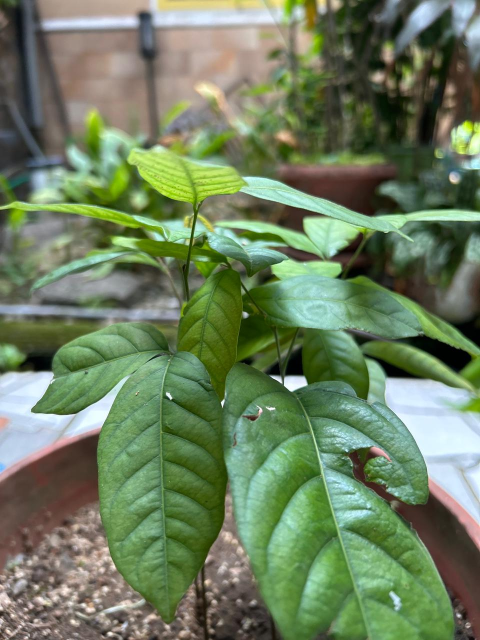
#> input picture foto1.jpg, 960 x 1280 px (shown at 1/2 size)
$ python main.py   (older library calls are emulated)
#> lines starting #> are read from the running program, lines starting #| are printed output that depends on the picture; after the words box and inside, x2 and y2 are one past the last pixel; in counts of white or black regions, pixels touching at a corner belong together
import cv2
import numpy as np
import matplotlib.pyplot as plt
from sklearn.cluster import KMeans
import os

# =========================================================================
# 1. KONFIGURASI DATASET (Minimal 5 Gambar Daun dari Kamera HP)
# =========================================================================
# Pastikan kamu memiliki 5 foto ini di dalam folder yang sama dengan skrip kode ini
image_paths = ['foto1.jpg', 'foto2.jpg', 'foto3.jpg', 'foto4.jpg', 'foto5.jpg']

# Membuat direktori penyimpanan khusus untuk hasil eksplorasi laporan
os.makedirs('hasil_proses', exist_ok=True)

# Array log data kuantitatif untuk mencatat parameter statistik tiap metode
tabel_data = []

print("="*80)
print("SISTEM ANALISIS CITRA DIGITAL: DETEKSI TEPI & SEGMENTASI DAUN")
print("="*80)
print(f"Memulai pemrosesan secara berurutan terhadap {len(image_paths)} sampel citra...\n")

for idx, path in enumerate(image_paths):
    if not os.path.exists(path):
        print(f"[PERINGATAN] File '{path}' tidak ditemukan. Melewati file ini.")
        continue

    print(f"[PROSES] Mengeksekusi citra ke-{idx+1}: {path} ...")

    # Membaca citra asli dalam format BGR dan konversi ke RGB untuk Matplotlib
    img_bgr = cv2.imread(path)
#> img_bgr is the input picture: shape (1280, 960, 3); mean B, G, R 95.4, 127.5, 109.7
    img_rgb = cv2.cvtColor(img_bgr, cv2.COLOR_BGR2RGB)

    # =========================================================================
    # 2. TAHAPAN PREPROCESSING CITRA (Sesuai Ketentuan Tugas)
    # =========================================================================
    # a. Resize Citra menjadi ukuran seragam kelas (512 x 512 piksel)
    img_resized = cv2.resize(img_rgb, (512, 512))
    total_piksel = img_resized.shape[0] * img_resized.shape[1] # 512 x 512 = 262.144 piksel
#> total_piksel = 262144

    # b. Grayscale Conversion (Mengubah citra warna menjadi skala keabuan 1-channel)
    img_gray = cv2.cvtColor(img_resized, cv2.COLOR_RGB2GRAY)
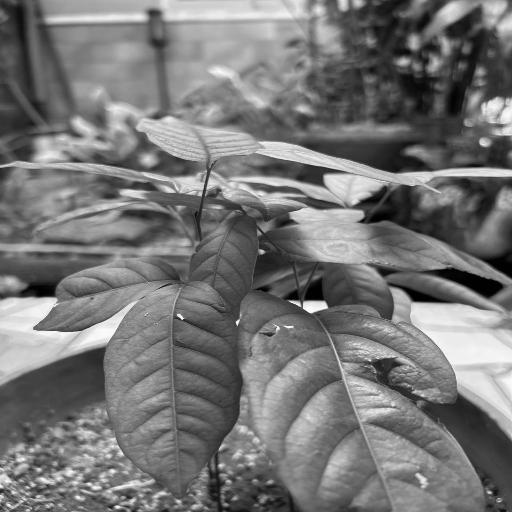
#> img_gray: shape (512, 512); min 0, max 252, mean 118.4

    # c. Noise Removal Jalur 1: Gaussian Blur (Filter Spasial Linear Linear)
    img_gaussian = cv2.GaussianBlur(img_gray, (5, 5), 0)

    # d. Noise Removal Jalur 2: Median Blur (Filter Non-Linear untuk Salt & Pepper)
    img_median = cv2.medianBlur(img_gray, 5)

    # Menggunakan representasi float32 dari Gaussian Blur untuk kalkulasi gradien orde-1
    gray_f = img_gaussian.astype(np.float32)

    # =========================================================================
    # 3. TAHAPAN EDGE DETECTION IMPLEMENTATION (4 Operator Komparatif)
    # =========================================================================
    # a. Operator Sobel (Kernel Spasial Pembobotan Pusat 3x3)
    sobel_x = cv2.Sobel(img_gaussian, cv2.CV_64F, 1, 0, ksize=3)
    sobel_y = cv2.Sobel(img_gaussian, cv2.CV_64F, 0, 1, ksize=3)
    edge_sobel = np.sqrt(sobel_x**2 + sobel_y**2).astype(np.uint8)

    # b. Operator Canny (Multi-stage Optimal Edge dengan Non-Maximum Suppression)
    edge_canny = cv2.Canny(img_gaussian, 50, 150)
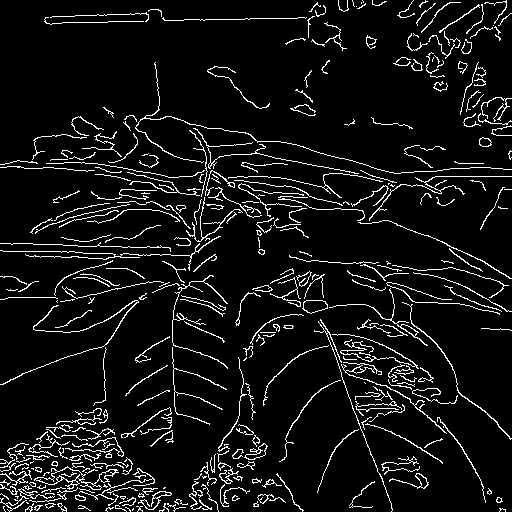
#> edge_canny: shape (512, 512); 7.4% white in thin lines or dots

    # c. Operator Prewitt (Kernel Spasial Konstan 3x3 Manual)
    kernel_prewitt_x = np.array([[-1, 0, 1], [-1, 0, 1], [-1, 0, 1]], dtype=np.float32)
    kernel_prewitt_y = np.array([[-1, -1, -1], [0, 0, 0], [1, 1, 1]], dtype=np.float32)
    prewitt_x = cv2.filter2D(gray_f, -1, kernel_prewitt_x)
    prewitt_y = cv2.filter2D(gray_f, -1, kernel_prewitt_y)
    edge_prewitt = np.sqrt(prewitt_x**2 + prewitt_y**2).astype(np.uint8)
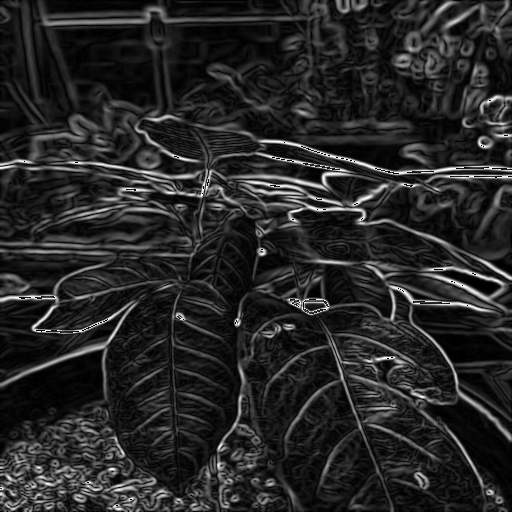
#> edge_prewitt: shape (512, 512); min 0, max 255, mean 38.9

    # d. Operator Roberts (Kernel Diagonal Silang Sempit 2x2 Manual)
    kernel_roberts_x = np.array([[1, 0], [0, -1]], dtype=np.float32)
    kernel_roberts_y = np.array([[0, 1], [-1, 0]], dtype=np.float32)
    roberts_x = cv2.filter2D(gray_f, -1, kernel_roberts_x)
    roberts_y = cv2.filter2D(gray_f, -1, kernel_roberts_y)
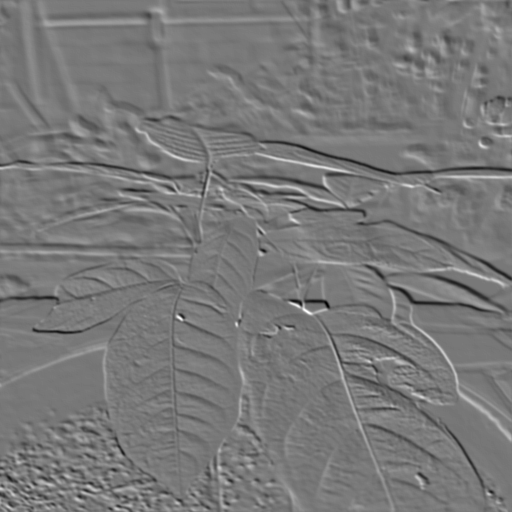
#> roberts_y: shape (512, 512) float32; min -80, max 89, mean 0.1; drawn with min black and max white
    edge_roberts = np.sqrt(roberts_x**2 + roberts_y**2).astype(np.uint8)
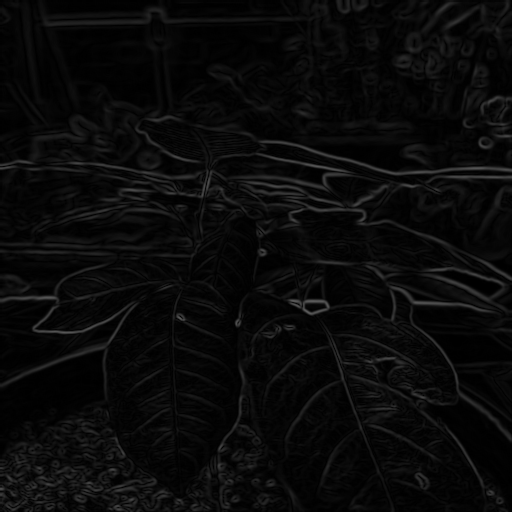
#> edge_roberts: shape (512, 512); min 0, max 91, mean 9.6

    # Ekstraksi Kuantitatif: Menghitung piksel bernilai tinggi di atas threshold gradien 35
    p_sobel = np.count_nonzero(edge_sobel > 35)
#> p_sobel = 130129
    p_canny = np.count_nonzero(edge_canny)
#> p_canny = 19509
    p_prewitt = np.count_nonzero(edge_prewitt > 35)
#> p_prewitt = 99011
    p_roberts = np.count_nonzero(edge_roberts > 35)
#> p_roberts = 8985

    # Memasukkan kalkulasi statistik ke dalam array log data untuk visualisasi tabel laporan
    tabel_data.append({
        'filename': path,
        'sobel': [p_sobel, (p_sobel / total_piksel) * 100, np.mean(edge_sobel)],
        'canny': [p_canny, (p_canny / total_piksel) * 100, np.mean(edge_canny)],
        'prewitt': [p_prewitt, (p_prewitt / total_piksel) * 100, np.mean(edge_prewitt)],
        'roberts': [p_roberts, (p_roberts / total_piksel) * 100, np.mean(edge_roberts)]
    })

    # =========================================================================
    # 4. TAHAPAN SEGMENTASI CITRA DAUN (Thresholding & K-Means)
    # =========================================================================
    # a. Otsu Thresholding (Pencarian Ambang Batas Biner Global Otomatis)
    _, seg_thresh = cv2.threshold(img_gaussian, 0, 255, cv2.THRESH_BINARY + cv2.THRESH_OTSU)
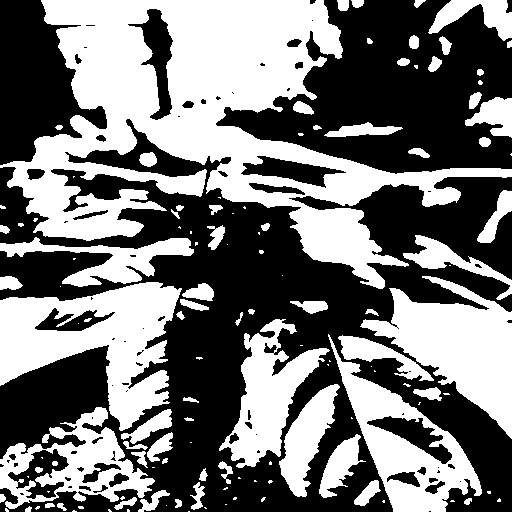
#> seg_thresh: shape (512, 512); 46.3% white; 128 white regions (59 under 20 px), largest, box (x1, y1, x2, y2) and area: (0, 0, 512, 289) 53862, (0, 282, 182, 431) 13565, (360, 276, 512, 439) 10912

    # b. K-Means Clustering (Pengklasteran Ruang Warna RGB Asli dengan Nilai K=3)
    pixel_values = img_resized.reshape((-1, 3))
    pixel_values = np.float32(pixel_values)

    kmeans = KMeans(n_clusters=3, random_state=42, n_init=10)
    labels = kmeans.fit_predict(pixel_values)

    centers = np.uint8(kmeans.cluster_centers_)
    segmented_data = centers[labels.flatten()]
    seg_kmeans = segmented_data.reshape(img_resized.shape)
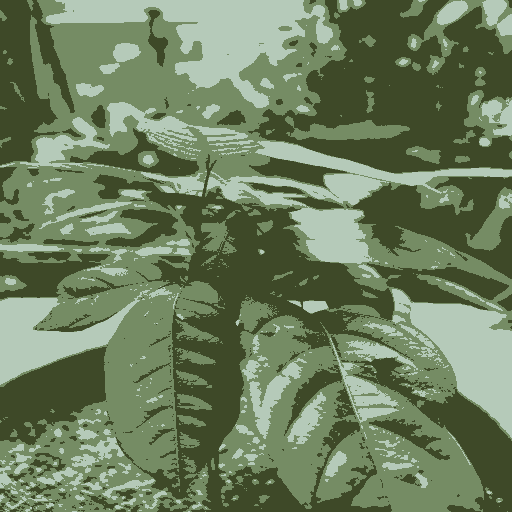
#> seg_kmeans: shape (512, 512, 3); mean R, G, B 109.1, 127, 94.5

    # =========================================================================
    # 5. GENERATE MULTI-PANEL GRID FILTER (Struktur Komparatif 3 x 4)
    # =========================================================================
    plt.figure(figsize=(16, 12))

    # BARIS 1: Preprocessing Pipeline Lengkap
    plt.subplot(3, 4, 1); plt.imshow(img_resized); plt.title('Original'); plt.axis('off')
    plt.subplot(3, 4, 2); plt.imshow(img_gray, cmap='gray'); plt.title('Grayscale'); plt.axis('off')
    plt.subplot(3, 4, 3); plt.imshow(img_gaussian, cmap='gray'); plt.title('Gaussian Blur'); plt.axis('off')
    plt.subplot(3, 4, 4); plt.imshow(img_median, cmap='gray'); plt.title('Median Blur'); plt.axis('off')

    # BARIS 2: Perbandingan Empat Metode Deteksi Tepi
    plt.subplot(3, 4, 5); plt.imshow(edge_sobel, cmap='gray'); plt.title('Edge: Sobel'); plt.axis('off')
    plt.subplot(3, 4, 6); plt.imshow(edge_canny, cmap='gray'); plt.title('Edge: Canny'); plt.axis('off')
    plt.subplot(3, 4, 7); plt.imshow(edge_prewitt, cmap='gray'); plt.title('Edge: Prewitt'); plt.axis('off')
    plt.subplot(3, 4, 8); plt.imshow(edge_roberts, cmap='gray'); plt.title('Edge: Roberts'); plt.axis('off')

    # BARIS 3: Hasil Pemisahan Objek Segmentasi & Kotak Keterangan Analisis
    plt.subplot(3, 4, 9); plt.imshow(img_resized); plt.title('Original (ref)'); plt.axis('off')
    plt.subplot(3, 4, 10); plt.imshow(seg_thresh, cmap='gray'); plt.title('Seg: Otsu Thresholding'); plt.axis('off')
    plt.subplot(3, 4, 11); plt.imshow(seg_kmeans); plt.title('Seg: K-Means (K=3)'); plt.axis('off')

    # Slot Panel Ke-12: Kotak Teks Ringkasan Analisis Visual Spasial
    plt.subplot(3, 4, 12)
    plt.title('ANALISIS SINGKAT', fontsize=11, fontweight='bold')
    text_content = (
        "Sobel   : Tepi jelas, sedikit noise\n"
        "Canny   : Tepi tipis & bersih\n"
        "Prewitt : Mirip Sobel, lebih halus\n"
        "Roberts : Sensitif, banyak noise\n\n"
        "Otsu    : Cepat, 2 kelas saja\n"
        "K-Means : 3 cluster warna"
    )
    plt.text(0.05, 0.5, text_content, fontsize=10, family='monospace',
             verticalalignment='center', horizontalalignment='left',
             bbox=dict(boxstyle='round,pad=0.6', facecolor='#FFFFE0', alpha=0.8))
    plt.axis('off')

    plt.tight_layout()
    output_filename = f'hasil_proses/output_citra_{idx+1}.png'
    plt.savefig(output_filename, dpi=150, bbox_inches='tight')
    plt.close()
    print(f"-> [SUKSES] Visualisasi grid gambar ke-{idx+1} disimpan ke '{output_filename}'")
#> pass 2 of the loop `for idx, path in enumerate(image_paths):`:
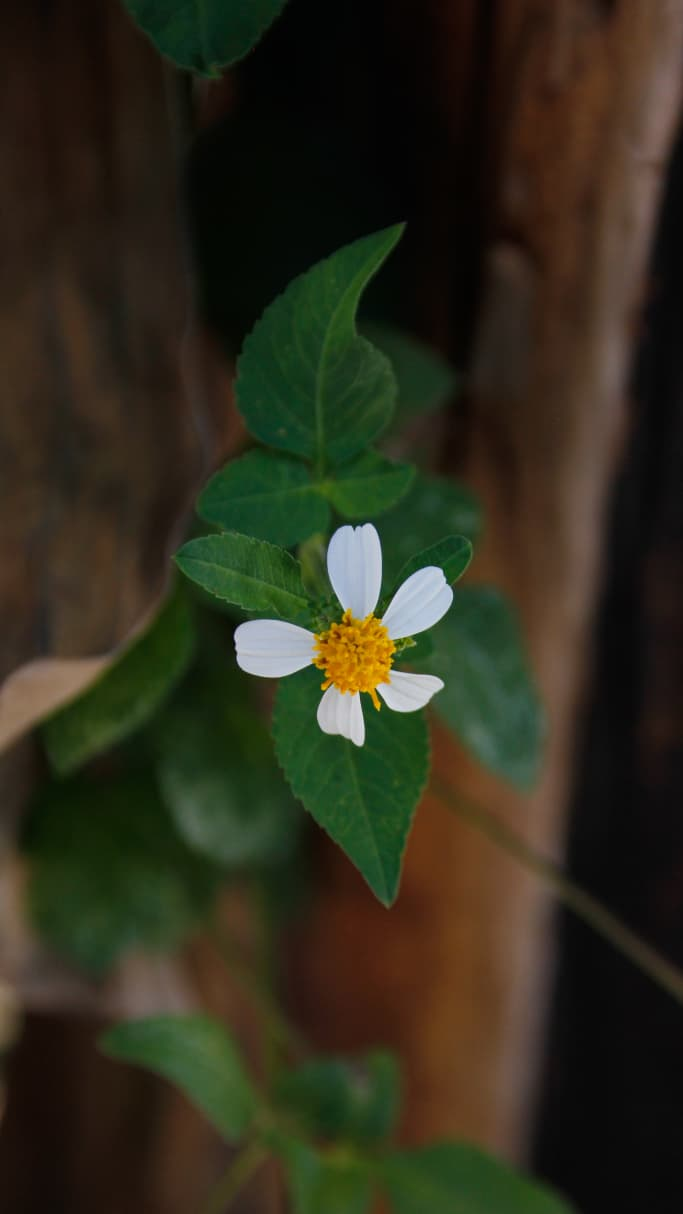
#> input picture foto2.jpg, 683 x 1214 px
#> img_bgr is the input picture: shape (1214, 683, 3); mean B, G, R 28, 44.8, 46.8
#> img_rgb: shape (1214, 683, 3)
#> `edge_canny = cv2.Canny(img_gaussian, 50, 150)`:
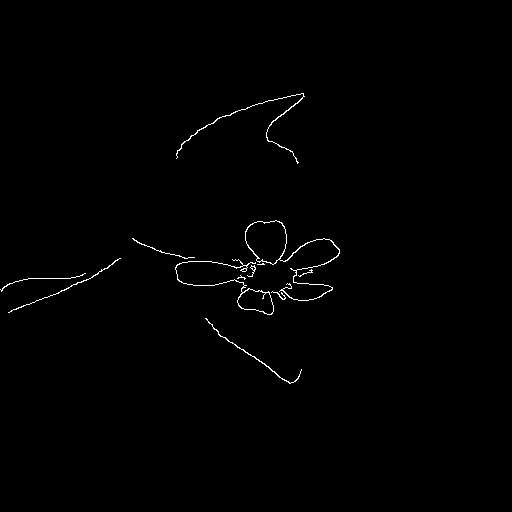
#> edge_canny: shape (512, 512); 0.64% white in thin lines or dots, all inside (x1, y1, x2, y2) = (0, 93, 340, 384)
#> p_sobel = 12564
#> p_canny = 1687
#> p_prewitt = 7528
#> p_roberts = 1475
#> seg_thresh: shape (512, 512); 35.3% white; 32 white regions (18 under 20 px), largest, box (x1, y1, x2, y2) and area: (0, 0, 512, 512) 86534, (125, 325, 209, 366) 2077, (228, 96, 301, 190) 1896
#> `seg_kmeans = segmented_data.reshape(img_resized.shape)`:
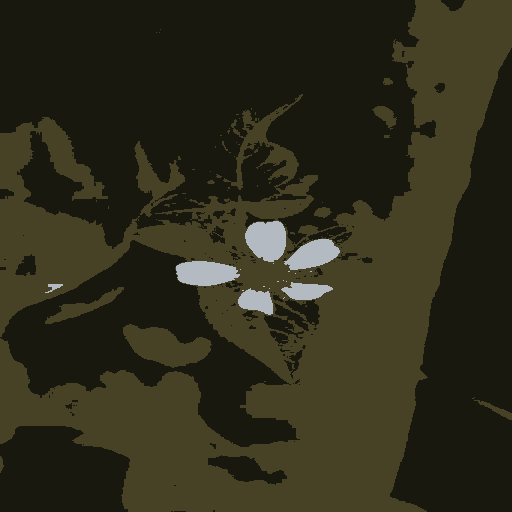
#> seg_kmeans: shape (512, 512, 3); mean R, G, B 46.5, 44.1, 27.4
#> pass 3 of the loop `for idx, path in enumerate(image_paths):`:
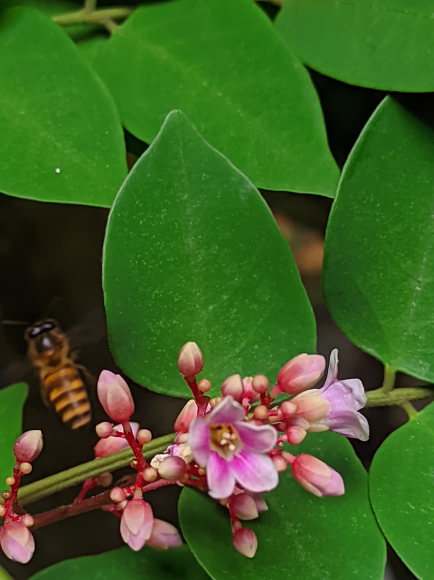
#> input picture foto3.jpg, 868 x 1160 px (shown at 1/2 size)
#> img_bgr is the input picture: shape (1160, 868, 3); mean B, G, R 34.4, 94.1, 61.1
#> img_rgb: shape (1160, 868, 3)
#> `img_gray = cv2.cvtColor(img_resized, cv2.COLOR_RGB2GRAY)`:
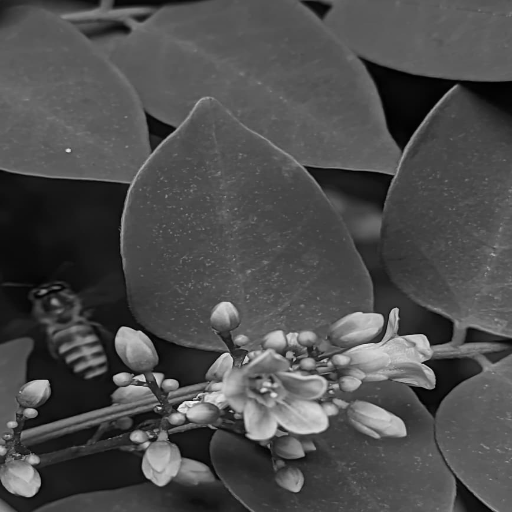
#> img_gray: shape (512, 512); min 0, max 247, mean 77.3
#> `sobel_x = cv2.Sobel(img_gaussian, cv2.CV_64F, 1, 0, ksize=3)`:
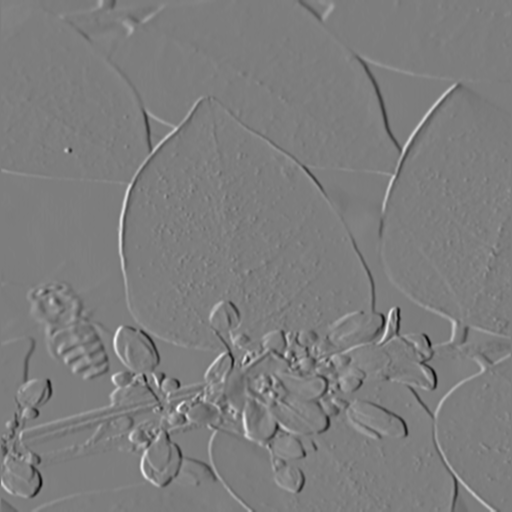
#> sobel_x: shape (512, 512) float64; min -418, max 429, mean 0.3; drawn with min black and max white
#> p_sobel = 53183
#> p_canny = 11389
#> p_prewitt = 43525
#> p_roberts = 6495
#> the loop made 5 passes; the first 3 are shown

# =========================================================================
# 6. AUTOMATIC EXPORT: GENERATE FOTO TABEL LAPORAN (.PNG)
# =========================================================================
print("\n" + "="*80)
print("PROSES GENERATE GAMBAR TABEL UTAL UTK WORD / GOOGLE DOCS")
print("="*80)

# 1. MEMBUAT FOTO TABEL 1: ANALISIS KUALITATIF SEGMENTASI CITRA
fig, ax = plt.subplots(figsize=(12, 3))
ax.axis('off')
ax.axis('tight')

columns_seg = ['Metode Segmentasi', 'Kelebihan', 'Kekurangan', 'Pengaruh Pencahayaan & Background']
data_seg = [
    ['Otsu Thresholding', 'Komputasi sangat cepat (instan),\notomatis mencari ambang biner global.', 'Detail internal daun (tulang/serat)\nhilang, hasil biner kaku.', 'Sangat sensitif bayangan lampu\nruangan sensor HP.'],
    ['K-Means (K=3)', 'Sangat adaptif memisahkan area objek\nberdasarkan kemiripan warna RGB asli.', 'Komputasi iteratif lebih memakan waktu,\nsensitif titik centroid awal.', 'Lebih tangguh mereduksi degradasi\npencahayaan lampu ruangan.']
]

table_seg = ax.table(cellText=data_seg, colLabels=columns_seg, loc='center', cellLoc='left')
table_seg.auto_set_font_size(False)
table_seg.set_fontsize(10) # Menggunakan fungsi set_fontsize yang benar bebas dari error
table_seg.scale(1.2, 2.8)

# Memberi warna biru gelap pada header tabel segmentasi
for j in range(len(columns_seg)):
    table_seg[0, j].set_facecolor('#2E4053')
    table_seg[0, j].get_text().set_color('white')
    table_seg[0, j].get_text().set_weight('bold')

plt.savefig('hasil_proses/tabel_1_analisis_segmentasi.png', dpi=200, bbox_inches='tight')
plt.close()
print("1. File Gambar Berhasil Dibuat -> hasil_proses/tabel_1_analisis_segmentasi.png")

# 2. MEMBUAT FOTO TABEL 2: REKAPITULASI DATA KUANTITATIF DETEKSI TEPI DAUN
rows_edge = []
for data in tabel_data:
    fname = data['filename']
    methods = ['Sobel', 'Canny', 'Prewitt', 'Roberts']
    keys = ['sobel', 'canny', 'prewitt', 'roberts']
    for m, k in zip(methods, keys):
        piksel = f"{data[k][0]:,}"
        rasio = f"{data[k][1]:.2f}%"
        intensitas = f"{data[k][2]:.2f}"
        rows_edge.append([fname, m, piksel, rasio, intensitas])

fig, ax = plt.subplots(figsize=(11, 8))
ax.axis('off')
ax.axis('tight')

columns_edge = ['Nama File Gambar', 'Metode Edge', 'Jumlah Piksel Tepi', 'Rasio Tepi (%)', 'Rata-rata Intensitas']
table_edge = ax.table(cellText=rows_edge, colLabels=columns_edge, loc='center', cellLoc='center')
table_edge.auto_set_font_size(False)
table_edge.set_fontsize(9) # Menggunakan fungsi set_fontsize yang benar bebas dari error
table_edge.scale(1.1, 1.5)

# Memberi warna biru langit pada header tabel deteksi tepi
for j in range(len(columns_edge)):
    table_edge[0, j].set_facecolor('#1A5276')
    table_edge[0, j].get_text().set_color('white')
    table_edge[0, j].get_text().set_weight('bold')

# Styling baris data selang-seling per file gambar biar rapi dibaca dosen
for i in range(1, len(rows_edge) + 1):
    file_idx = (i - 1) // 4
    if file_idx % 2 == 1:
        for j in range(len(columns_edge)):
            table_edge[i, j].set_facecolor('#EBF5FB')

plt.savefig('hasil_proses/tabel_2_analisis_kuantitatif.png', dpi=200, bbox_inches='tight')
plt.close()
print("2. File Gambar Berhasil Dibuat -> hasil_proses/tabel_2_analisis_kuantitatif.png")

print("\n" + "="*80)
print("[PROSES SELESAI] Semua asset laporanmu sudah siap dikumpulkan cik!")
print("="*80)
